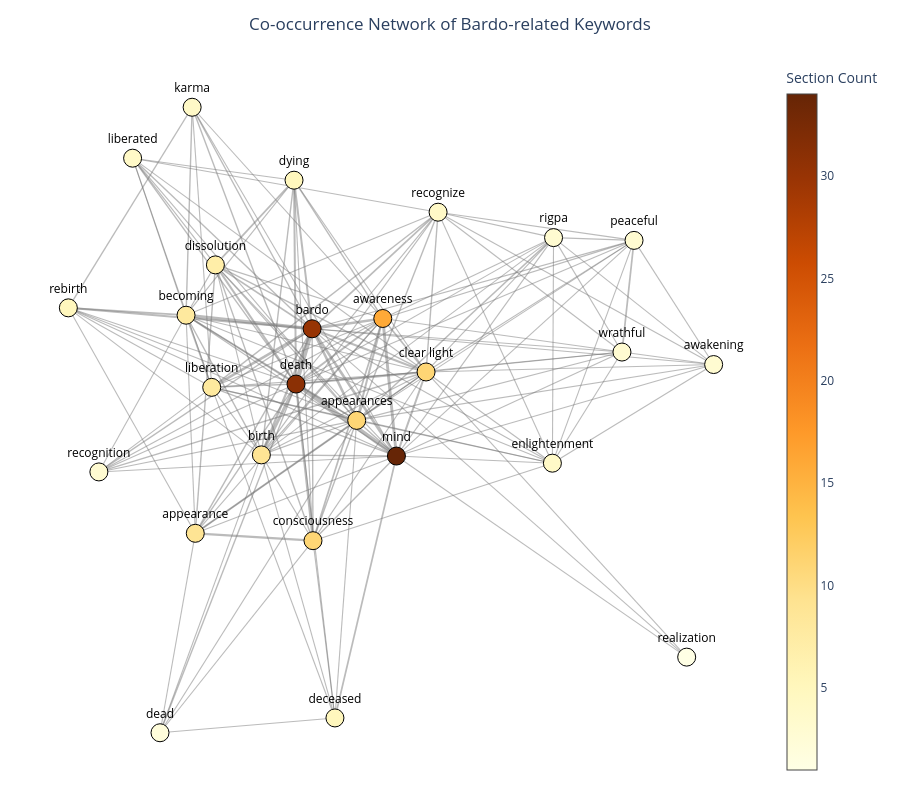

Notebook code for this chart:
### Code cell
import plotly.graph_objects as go

edge_x = []
edge_y = []
edge_hover_text = []
edge_widths = []
edge_traces = []

for edge in G.edges(data = True):
    x0, y0 = pos[edge[0]]
    x1, y1 = pos[edge[1]]
    weight = edge[2]["weight"]

    edge_x.extend([x0, x1, None])
    edge_y.extend([y0, y1, None])

    edge_widths.append(weight)

for edge in G.edges(data = True):
    x0, y0 = pos[edge[0]]
    x1, y1 = pos[edge[1]]
    weight = edge[2]["weight"]

    edge_trace = go.Scatter(x = [x0, x1],
                            y = [y0, y1],
                            line = dict(width = 0.8 + weight * 0.3, color = "rgba(120,120,120,0.5)"),
                            hoverinfo = "text",
                            text = [f"{edge[0]} and {edge[1]}<br>Co-occurrence weight: {weight}"],
                            mode = "lines")
    edge_traces.append(edge_trace)


node_x = []
node_y = []
node_text = []
node_size = []
node_color = []

for node in G.nodes():
    x, y = pos[node]
    node_x.append(x)
    node_y.append(y)

    section_count = G.nodes[node]["section_count"]
    connections = len(list(G.neighbors(node)))

    node_text.append(f"Keyword: {node}<br>"
                     f"Appears in sections: {section_count}<br>"
                     f"Number of connnections: {connections}")
    
    node_color.append(section_count)

node_trace = go.Scatter(x = node_x,
                        y = node_y,
                        mode = "markers+text",
                        text = list(G.nodes()),
                        textposition = "top center",
                        hoverinfo = "text",
                        hovertext = node_text,
                        marker = dict(size = 18,
                                      color = node_color,
                                      colorscale = "YlOrBr",
                                      showscale = True,
                                      colorbar = dict(title = "Section Count"),
                                      line = dict(width = 1, color = "black")),
                                      textfont=dict(size=12, color="black"))

fig = go.Figure()

for edge_trace in edge_traces:
    fig.add_trace(edge_trace)

fig.add_trace(node_trace)

fig.update_layout(
    title = "Co-occurrence Network of Bardo-related Keywords",
    title_x = 0.5,
    showlegend = False,
    hovermode = "closest",
    margin = dict(b = 20, l = 20, r = 20, t = 60),
    xaxis = dict(showgrid = False, zeroline = False, showticklabels = False),
    yaxis = dict(showgrid = False, zeroline = False, showticklabels = False),
    height = 800,
    plot_bgcolor="white",
    paper_bgcolor="white")

fig.show(config={"scrollZoom": True})
